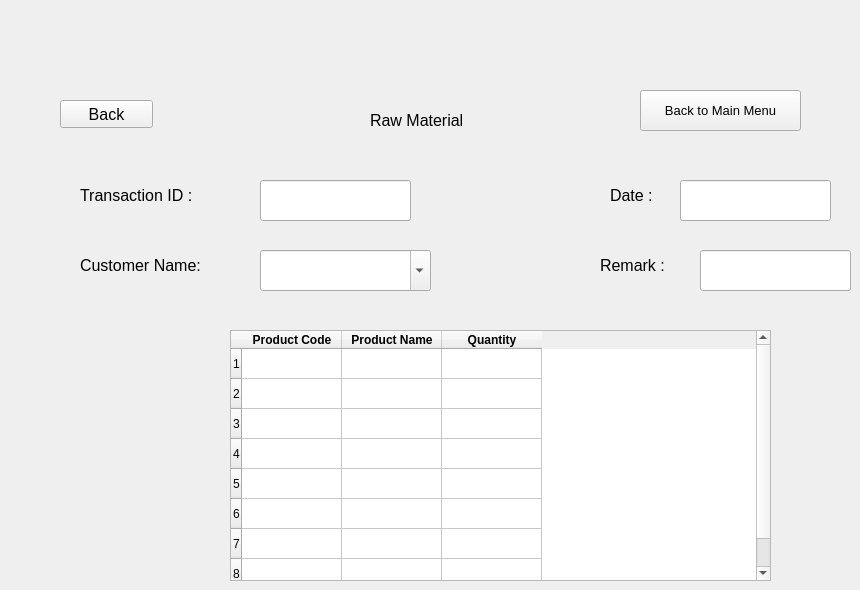
    <widget class="QWidget" name="rm_vew_by_id">
     <widget class="QLineEdit" name="rw_view_transaction_id">
      <property name="geometry">
       <rect>
        <x>260</x>
        <y>180</y>
        <width>151</width>
        <height>41</height>
       </rect>
      </property>
      <property name="font">
       <font>
        <pointsize>12</pointsize>
       </font>
      </property>
     </widget>
     <widget class="QLabel" name="label_35">
      <property name="geometry">
       <rect>
        <x>80</x>
        <y>240</y>
        <width>161</width>
        <height>51</height>
       </rect>
      </property>
      <property name="font">
       <font>
        <pointsize>12</pointsize>
       </font>
      </property>
      <property name="text">
       <string>Customer Name:</string>
      </property>
     </widget>
     <widget class="QLabel" name="label_34">
      <property name="geometry">
       <rect>
        <x>600</x>
        <y>240</y>
        <width>101</width>
        <height>51</height>
       </rect>
      </property>
      <property name="font">
       <font>
        <pointsize>12</pointsize>
       </font>
      </property>
      <property name="text">
       <string>Remark :</string>
      </property>
     </widget>
     <widget class="QTableWidget" name="rm_view_table_4">
      <property name="geometry">
       <rect>
        <x>230</x>
        <y>330</y>
        <width>541</width>
        <height>251</height>
       </rect>
      </property>
      <property name="rowCount">
       <number>8</number>
      </property>
      <property name="columnCount">
       <number>3</number>
      </property>
      <row/>
      <row/>
      <row/>
      <row/>
      <row/>
      <row/>
      <row/>
      <row/>
      <column>
       <property name="text">
        <string>Product Code</string>
       </property>
       <property name="font">
        <font>
         <weight>75</weight>
         <bold>true</bold>
        </font>
       </property>
      </column>
      <column>
       <property name="text">
        <string>Product Name</string>
       </property>
       <property name="font">
        <font>
         <weight>75</weight>
         <bold>true</bold>
        </font>
       </property>
      </column>
      <column>
       <property name="text">
        <string>Quantity</string>
       </property>
       <property name="font">
        <font>
         <weight>75</weight>
         <bold>true</bold>
        </font>
       </property>
      </column>
      <item row="0" column="1">
       <property name="text">
        <string/>
       </property>
       <property name="flags">
        <set>ItemIsSelectable|ItemIsDragEnabled|ItemIsEnabled</set>
       </property>
      </item>
      <item row="1" column="1">
       <property name="text">
        <string/>
       </property>
       <property name="flags">
        <set>ItemIsSelectable|ItemIsDragEnabled|ItemIsEnabled</set>
       </property>
      </item>
      <item row="2" column="1">
       <property name="text">
        <string/>
       </property>
       <property name="flags">
        <set>ItemIsSelectable|ItemIsDragEnabled|ItemIsEnabled</set>
       </property>
      </item>
      <item row="3" column="1">
       <property name="text">
        <string/>
       </property>
       <property name="flags">
        <set>ItemIsSelectable|ItemIsDragEnabled|ItemIsEnabled</set>
       </property>
      </item>
      <item row="4" column="1">
       <property name="text">
        <string/>
       </property>
       <property name="flags">
        <set>ItemIsSelectable|ItemIsDragEnabled|ItemIsEnabled</set>
       </property>
      </item>
      <item row="5" column="1">
       <property name="text">
        <string/>
       </property>
       <property name="flags">
        <set>ItemIsSelectable|ItemIsDragEnabled|ItemIsEnabled</set>
       </property>
      </item>
      <item row="6" column="1">
       <property name="text">
        <string/>
       </property>
       <property name="flags">
        <set>ItemIsSelectable|ItemIsDragEnabled|ItemIsEnabled</set>
       </property>
      </item>
      <item row="7" column="1">
       <property name="text">
        <string/>
       </property>
       <property name="flags">
        <set>ItemIsSelectable|ItemIsDragEnabled|ItemIsEnabled</set>
       </property>
      </item>
     </widget>
     <widget class="QLabel" name="label_75">
      <property name="geometry">
       <rect>
        <x>610</x>
        <y>170</y>
        <width>71</width>
        <height>51</height>
       </rect>
      </property>
      <property name="font">
       <font>
        <pointsize>12</pointsize>
       </font>
      </property>
      <property name="text">
       <string>Date :</string>
      </property>
     </widget>
     <widget class="QComboBox" name="rm_view_customer">
      <property name="geometry">
       <rect>
        <x>260</x>
        <y>250</y>
        <width>171</width>
        <height>41</height>
       </rect>
      </property>
      <property name="font">
       <font>
        <pointsize>12</pointsize>
       </font>
      </property>
      <property name="editable">
       <bool>true</bool>
      </property>
      <item>
       <property name="text">
        <string/>
       </property>
      </item>
      <item>
       <property name="text">
        <string>Rajesh</string>
       </property>
      </item>
      <item>
       <property name="text">
        <string>Nishit</string>
       </property>
      </item>
      <item>
       <property name="text">
        <string>Nilay</string>
       </property>
      </item>
      <item>
       <property name="text">
        <string>Parth</string>
       </property>
      </item>
     </widget>
     <widget class="QLineEdit" name="rm_view_date">
      <property name="geometry">
       <rect>
        <x>680</x>
        <y>180</y>
        <width>151</width>
        <height>41</height>
       </rect>
      </property>
      <property name="font">
       <font>
        <pointsize>12</pointsize>
       </font>
      </property>
     </widget>
     <widget class="QPushButton" name="back_view_rm_5">
      <property name="geometry">
       <rect>
        <x>60</x>
        <y>100</y>
        <width>93</width>
        <height>28</height>
       </rect>
      </property>
      <property name="font">
       <font>
        <pointsize>12</pointsize>
       </font>
      </property>
      <property name="text">
       <string>Back</string>
      </property>
     </widget>
     <widget class="QLineEdit" name="rm_view_remark">
      <property name="geometry">
       <rect>
        <x>700</x>
        <y>250</y>
        <width>151</width>
        <height>41</height>
       </rect>
      </property>
      <property name="font">
       <font>
        <pointsize>12</pointsize>
       </font>
      </property>
     </widget>
     <widget class="QLabel" name="label_74">
      <property name="geometry">
       <rect>
        <x>80</x>
        <y>170</y>
        <width>161</width>
        <height>51</height>
       </rect>
      </property>
      <property name="font">
       <font>
        <pointsize>12</pointsize>
       </font>
      </property>
      <property name="text">
       <string>Transaction ID : </string>
      </property>
     </widget>
     <widget class="QLabel" name="label_36">
      <property name="geometry">
       <rect>
        <x>370</x>
        <y>100</y>
        <width>151</width>
        <height>41</height>
       </rect>
      </property>
      <property name="font">
       <font>
        <pointsize>12</pointsize>
       </font>
      </property>
      <property name="text">
       <string>Raw Material</string>
      </property>
     </widget>
     <widget class="QPushButton" name="pushButton_8">
      <property name="geometry">
       <rect>
        <x>640</x>
        <y>90</y>
        <width>161</width>
        <height>41</height>
       </rect>
      </property>
      <property name="font">
       <font>
        <pointsize>10</pointsize>
       </font>
      </property>
      <property name="text">
       <string>Back to Main Menu</string>
      </property>
     </widget>
    </widget>
